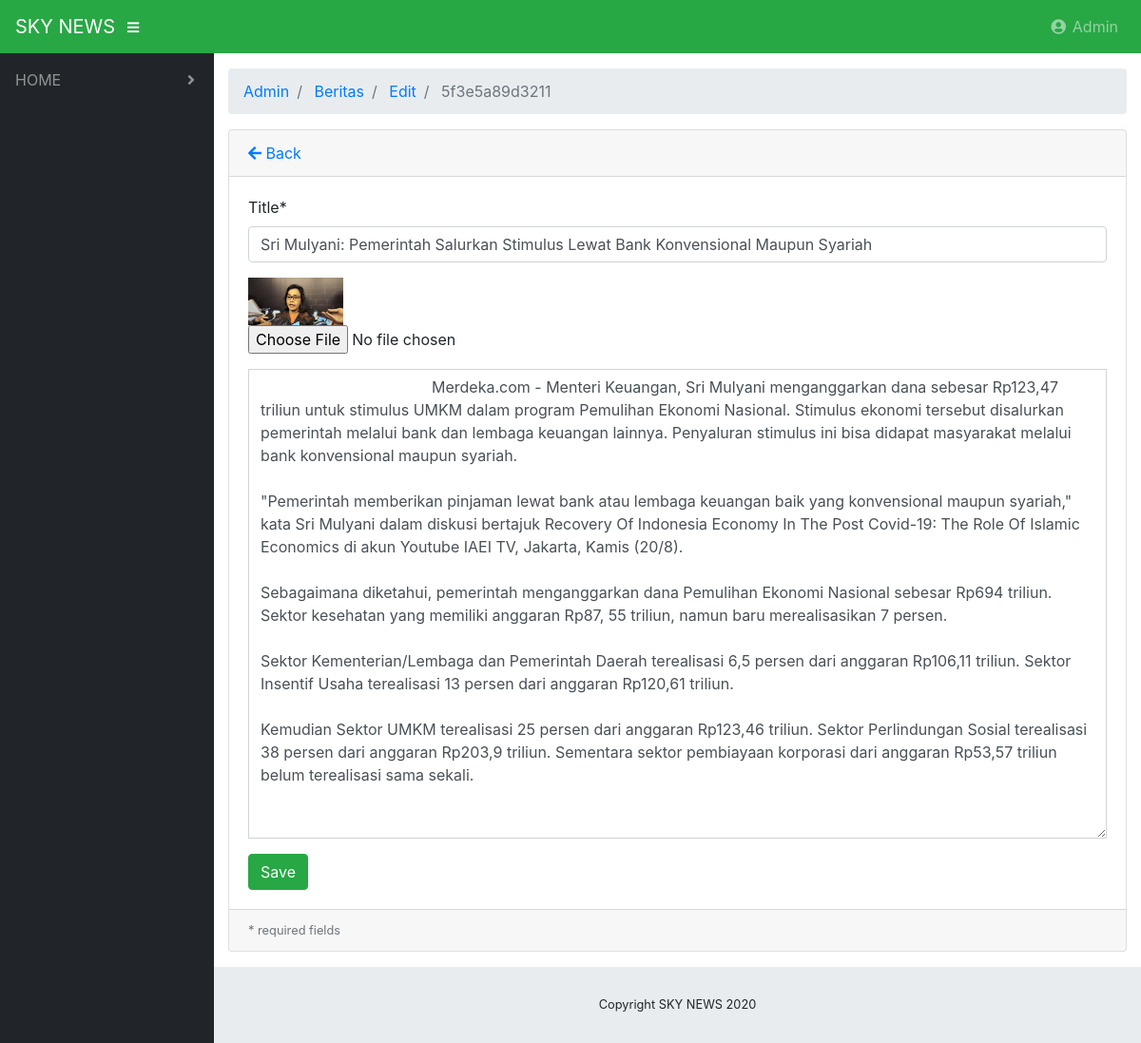
Screenshot of /admin/beritas/edit/5f3e5a89d3211 with the database file from the repository.
### tables this page shows
CREATE TABLE `beritas` (
  `berita_id` varchar(64) NOT NULL,
  `title` varchar(255) NOT NULL,
  `image` varchar(255) NOT NULL DEFAULT 'default.jpg',
  `contents` text NOT NULL
);

### application/controllers/admin/Beritas.php (called while the page is built, shortened)
<?php
class Beritas extends CI_Controller
{
    public function __construct()
    {
        $this->load->model("berita_model");
        $this->load->library('form_validation');
    }
    public function edit($id = null)
    {
        $berita = $this->berita_model;
        $data["berita"] = $berita->getById($id);
        $this->load->view("admin/berita/edit_form", $data);
    }
}

### index.php (called while the page is built, shortened)
<?php
require_once BASEPATH.'core/CodeIgniter.php';

### application/models/Berita_model.php (called while the page is built, shortened)
<?php defined('BASEPATH') or exit('No direct script access allowed');
class Berita_model extends CI_Model
{
    private $_table = "beritas";
    public function getById($id)
    {
        return $this->db->get_where($this->_table, ["berita_id" => $id])->row();
    }
}

### application/views/admin/berita/edit_form.php (the view, shortened to what this page needs)
<!DOCTYPE html>
<html lang="en">
<head>
</head>
<body id="page-top">
    <div id="wrapper">
        <div id="content-wrapper">
            <div class="container-fluid">
                <div class="card mb-3">
                    <div class="card-header">
                        <a href="<?php echo site_url('admin/beritas') ?>"><i class="fas fa-arrow-left"></i> Back</a>
                    </div>
                    <div class="card-body">
                        <form action="<?= base_url('admin/beritas/edit/'); ?>" method="post"
                            enctype="multipart/form-data">
                            <div class="form-group">
                                <label for="name">Title*</label>
                                <input class="form-control <?php echo form_error('title') ? 'is-invalid' : '' ?>"
                                    type="text" name="title" placeholder="Berita Title"
                                    value="<?php echo $berita->title ?>" />
                            </div>
                            <div class="form-group">
                                <img src="<?php echo base_url('upload/' . $berita->image) ?>" width="100" heigh="100" />
                                <br />
                                <input class="form-control-file <?php echo form_error('image') ? 'is-invalid' : '' ?>"
                                    type="file" name="image" />
                            </div>
                            <div class="form-group">
                                <div class="form-group">
                                    <textarea rows="20" class="form-control rounded-0" id="editor"
                                        <?php echo form_error('contents') ? 'is-invalid' : '' ?>name="contents"
                                        placeholder="Contents..." required>
                                        <?php echo $berita->contents ?>
                                    </textarea>
                                </div>
                            </div>
                            <input class="btn btn-success" type="submit" name="btn" value="Save" />
                        </form>
                    </div>
                    <div class="card-footer small text-muted">
                        * required fields
                    </div>
                </div>
            </div>
        </div>
</body>
</html>

### css/sb-admin.css (style rules this page uses)
html { position: relative; min-height: 100%; }
body { height: 100%; }
#wrapper { display: -webkit-box; display: -ms-flexbox; display: flex; }
#wrapper #content-wrapper { overflow-x: hidden; width: 100%; padding-top: 1rem; padding-bottom: 80px; }
:root { --input-padding-x: 0.75rem; --input-padding-y: 0.75rem; }

### rows the page displays
beritas: title "Sri Mulyani: Pemerintah Salurkan Stimulus Lewat Bank Konvensional Maupun Syariah", image (picture), contents "Merdeka.com - Menteri Keuangan, Sri Mulyani menganggarkan dana sebesar Rp123,47 triliun untuk stimulus UMKM dalam program Pemulihan Ekonomi Nasional. Stimulus ekonomi tersebut disalurkan pemerintah melalui bank dan lembaga keuangan lainnya. Penyaluran stimulus ini bisa didapat masyarakat melalui bank konvensional maupun syariah. \"Pemerintah memberikan pinjaman lewat bank atau lembaga keuangan baik yang konvensional maupun syariah,\" kata Sri Mulyani dalam diskusi bertajuk Recovery Of Indonesia Economy In The Post Covid-19: The Role Of Islamic Economics di akun Youtube IAEI TV, Jakarta, Kamis (20/8). Sebagaimana diketahui, pemerintah menganggarkan dana Pemulihan Ekonomi Nasional sebesar Rp694…"

### other values shown
SITE_NAME "SKY NEWS"
$segment "Admin"
$segment "Beritas"
$segment "Edit"
$segment "5f3e5a89d3211"
Date('Y') "2020"
